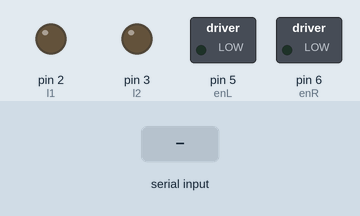
Recording of a sketch running on a simulated Arduino Uno, built with avr-gcc and run on an emulated ATmega328P. Parts: switched loads named in the sketch (green lamp = pin HIGH), output pins drawn as LEDs (lit = HIGH). The inputs (shaded band) are chosen by the test bench. Pins used as bus, display or sensor lines are not drawn.

Above: at 1.2 s.
1.3 s: "f" received over the second serial link
At 2.5 s:
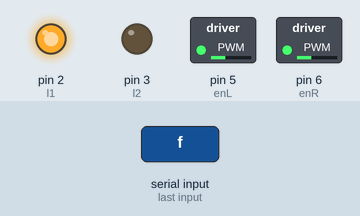
2.8 s: "b" received over the second serial link
At 3.8 s:
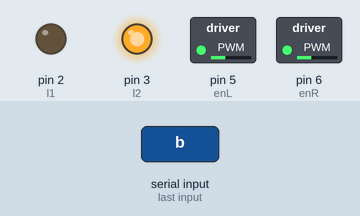
4.3 s: "r" received over the second serial link
At 5.0 s:
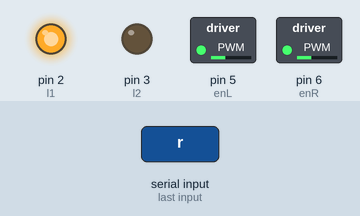
5.8 s: "l" received over the second serial link
At 6.1 s:
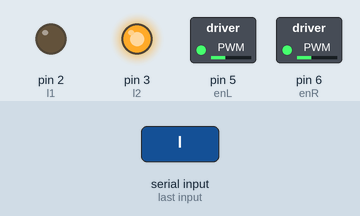
Timing chart, 0 to 8.3 s (numbered marks = the images above; inputs shaded):
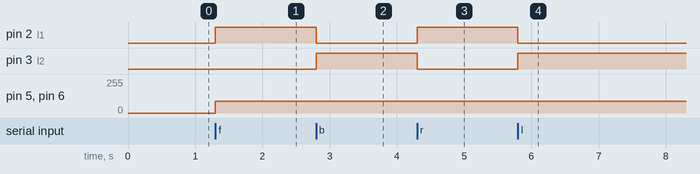

Measured:
- after the input at 1.3 s, pin 2 (l1): LOW → HIGH at once; pin 5 (enL), pin 6 (enR): 0/255 → 90/255 at once
- after the input at 2.8 s, pin 2 (l1): HIGH → LOW at once; pin 3 (l2): LOW → HIGH at once
- after the input at 4.3 s, pin 2 (l1): LOW → HIGH at once; pin 3 (l2): HIGH → LOW at once
- after the input at 5.8 s, pin 2 (l1): HIGH → LOW at once; pin 3 (l2): LOW → HIGH at once

The sketch:

main-robot.ino
```cpp
#include <SoftwareSerial.h>
SoftwareSerial module_bluetooth(11, 12);  // RX | TX

#define r1 7
#define r2 4
#define enR 6

#define l1 2
#define l2 3
#define enL 5

float rPwm = 90;
int lPwm = 90;

void setup() {
  module_bluetooth.begin(38400);
  Serial.begin(9600);

  pinMode(r1, OUTPUT);
  pinMode(r2, OUTPUT);
  pinMode(l1, OUTPUT);
  pinMode(l2, OUTPUT);

  pinMode(enR, OUTPUT);
  pinMode(enL, OUTPUT);
}

void loop() {
  if (module_bluetooth.available()) {
    char c = module_bluetooth.read();
    if (c == 'f') {
      forward(rPwm, lPwm);
    } else if (c == 'b') {
      backward(rPwm, lPwm);
    } else if ( c == 'r') {
      right(rPwm, lPwm);
    } else if ( c == 'l') {
      left(rPwm, lPwm);
    } else if (c == 'n') {
      stop();
    }
  }
}

void forward(int rPwm, int lPwm) {
  digitalWrite(r1,HIGH);
  digitalWrite(r2,LOW);
  digitalWrite(l1,HIGH);
  digitalWrite(l2,LOW);
  analogWrite(enR, rPwm);
  analogWrite(enL, lPwm);
}

void stop() {
  digitalWrite(r1,LOW);
  digitalWrite(r2,LOW);
  digitalWrite(l1,LOW);
  digitalWrite(l2,LOW);
  analogWrite(enR, 0);
  analogWrite(enL, 0);
}

void backward(int rPwm, int lPwm) {
  digitalWrite(r1,LOW);
  digitalWrite(r2,HIGH);
  digitalWrite(l1,LOW);
  digitalWrite(l2,HIGH);
  analogWrite(enR, rPwm);
  analogWrite(enL, lPwm);
}

void right(int rPwm, int lPwm) {
  digitalWrite(r1,LOW);
  digitalWrite(r2,HIGH);
  digitalWrite(l1,HIGH);
  digitalWrite(l2,LOW);
  analogWrite(enR, rPwm);
  analogWrite(enL, lPwm);
}

void left(int rPwm, int lPwm) {
  digitalWrite(r1,HIGH);
  digitalWrite(r2,LOW);
  digitalWrite(l1,LOW);
  digitalWrite(l2,HIGH);
  analogWrite(enR, rPwm);
  analogWrite(enL, lPwm);
}
```
